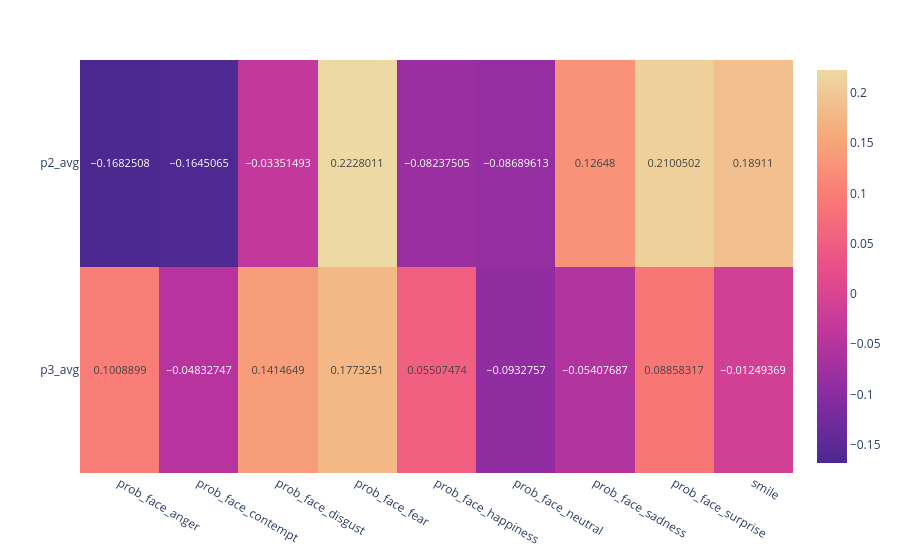

Notebook code cell kept with this figure:
### Code cell
fig_corr

### Figure 1 — Plotly figure (JSON) as saved in the notebook; plotly's stock layout.template omitted (floating-point values rounded to 4 significant figures)
{"data": [{"coloraxis": "coloraxis", "hovertemplate": "x: %{x}<br>y: %{y}<br>color: %{z}<extra></extra>", "name": "0", "texttemplate": "%{z}", "type": "heatmap", "x": ["prob_face_anger", "prob_face_contempt", "prob_face_disgust", "prob_face_fear", "prob_face_happiness", "prob_face_neutral", "prob_face_sadness", "prob_face_surprise", "smile"], "xaxis": "x", "y": ["p2_avg", "p3_avg"], "yaxis": "y", "z": [[-0.1683, -0.1645, -0.03351, 0.2228, -0.08238, -0.0869, 0.1265, 0.2101, 0.1891], [0.1009, -0.04833, 0.1415, 0.1773, 0.05507, -0.09328, -0.05408, 0.08858, -0.01249]]}], "layout": {"coloraxis": {"colorscale": [[0, "rgb(75, 41, 145)"], [0.1667, "rgb(135, 44, 162)"], [0.3333, "rgb(192, 54, 157)"], [0.5, "rgb(234, 79, 136)"], [0.6667, "rgb(250, 120, 118)"], [0.8333, "rgb(246, 169, 122)"], [1, "rgb(237, 217, 163)"]]}, "margin": {"t": 60}, "xaxis": {"anchor": "y", "domain": [0, 1]}, "yaxis": {"anchor": "x", "autorange": "reversed", "domain": [0, 1]}}}
